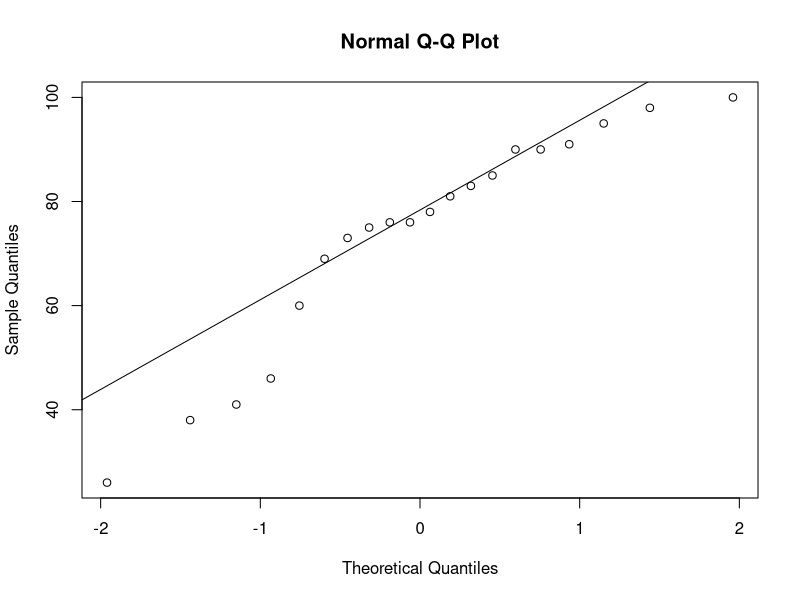
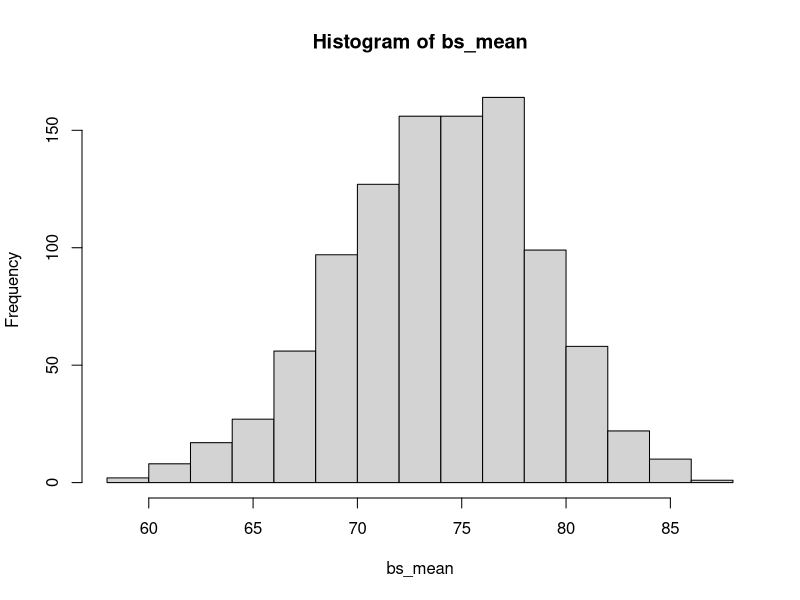

Source code (R) for these figures, in order:
comp_scores = c(60, 76,
                  26, 90, 81, 75, 95, 98, 38, 73,
                  90, 46, 41, 83, 100, 85, 76,
                  69, 91, 78)
mean(comp_scores)
qqnorm(comp_scores)
qqline(comp_scores)
shapiro.test(comp_scores)

N= length(comp_scores) #here it is 20
sample_mean = mean(comp_scores) #storing the sample mean
B = 1000 #number of bootstrap samples we are interested in
bss = sample(comp_scores, B*N, replace = T) #choosing the samples
bss_matrix = matrix(bss, nrow = B) #storing in a matrix
bs_mean=rowMeans(bss_matrix) #computing the bootstrap mean for each of the samples, the y*
hist(bs_mean)
bci = quantile(bs_mean, c(0.025, 0.975)) # computing a simple bootstrap confidence interval
bci

#Compare with a t-test
t.test(comp_scores) 

#Hypothesis testing#
#Suppose we want to test Ha: mu < 80
sample_sd = sd(comp_scores)
bs_sd = apply(bss_matrix, 1, sd) # to obtain the sd of each boot strap sample and store in bs_sd
bs_t = (bs_mean-sample_mean)/(bs_sd/sqrt(N)) #to compute the test statistics t for each bootstrap sample
t_actual = (sample_mean-80)/(sample_sd/sqrt(N))
t_value = mean(bs_t < t_actual)
t_value

#Compare with a p-value from a left-tailed t-test.
t.test(comp_scores, mu=80, alternative = "less")